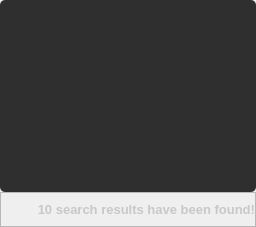
            <widget class="QWidget" name="tb_search">
             <attribute name="icon">
              <iconset>
               <normalon>:/search/procurar.png</normalon>
              </iconset>
             </attribute>
             <attribute name="title">
              <string>Search</string>
             </attribute>
             <layout class="QVBoxLayout" name="verticalLayout_8">
              <property name="spacing">
               <number>0</number>
              </property>
              <property name="leftMargin">
               <number>0</number>
              </property>
              <property name="topMargin">
               <number>0</number>
              </property>
              <property name="rightMargin">
               <number>0</number>
              </property>
              <property name="bottomMargin">
               <number>0</number>
              </property>
              <item>
               <widget class="QFrame" name="fr_search_list">
                <property name="frameShape">
                 <enum>QFrame::NoFrame</enum>
                </property>
                <property name="frameShadow">
                 <enum>QFrame::Raised</enum>
                </property>
                <layout class="QHBoxLayout" name="horizontalLayout_17">
                 <property name="spacing">
                  <number>0</number>
                 </property>
                 <property name="leftMargin">
                  <number>0</number>
                 </property>
                 <property name="topMargin">
                  <number>0</number>
                 </property>
                 <property name="rightMargin">
                  <number>0</number>
                 </property>
                 <property name="bottomMargin">
                  <number>0</number>
                 </property>
                 <item>
                  <widget class="QTableWidget" name="tb_search_list">
                   <property name="font">
                    <font>
                     <pointsize>10</pointsize>
                     <weight>75</weight>
                     <bold>true</bold>
                    </font>
                   </property>
                   <property name="styleSheet">
                    <string notr="true">background-color: rgb(47, 47, 47);
border-radius: 5px;</string>
                   </property>
                  </widget>
                 </item>
                </layout>
               </widget>
              </item>
              <item>
               <widget class="QFrame" name="fr_search_result">
                <property name="minimumSize">
                 <size>
                  <width>0</width>
                  <height>35</height>
                 </size>
                </property>
                <property name="maximumSize">
                 <size>
                  <width>16777215</width>
                  <height>35</height>
                 </size>
                </property>
                <property name="frameShape">
                 <enum>QFrame::StyledPanel</enum>
                </property>
                <property name="frameShadow">
                 <enum>QFrame::Raised</enum>
                </property>
                <layout class="QHBoxLayout" name="horizontalLayout_18">
                 <property name="spacing">
                  <number>0</number>
                 </property>
                 <property name="leftMargin">
                  <number>0</number>
                 </property>
                 <property name="topMargin">
                  <number>0</number>
                 </property>
                 <property name="rightMargin">
                  <number>0</number>
                 </property>
                 <property name="bottomMargin">
                  <number>0</number>
                 </property>
                 <item>
                  <widget class="QLabel" name="lb_search_result">
                   <property name="font">
                    <font>
                     <pointsize>10</pointsize>
                     <weight>75</weight>
                     <bold>true</bold>
                    </font>
                   </property>
                   <property name="text">
                    <string>&lt;html&gt;&lt;head/&gt;&lt;body&gt;&lt;p&gt;&lt;span style=&quot; color:#c8c8c8;&quot;&gt;10 search results have been found!&lt;/span&gt;&lt;/p&gt;&lt;/body&gt;&lt;/html&gt;</string>
                   </property>
                   <property name="alignment">
                    <set>Qt::AlignRight|Qt::AlignTrailing|Qt::AlignVCenter</set>
                   </property>
                  </widget>
                 </item>
                </layout>
               </widget>
              </item>
             </layout>
            </widget>
